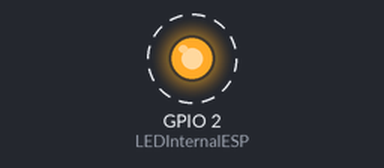
Recording of a sketch running on a simulated ESP32. On the bench: output pins drawn as LEDs (lit = HIGH). Dashed ring = blinking. WiFi joins after 1.5 s; servers stay silent unless stated; what the sketch prints to the serial monitor is not drawn.

Above: at 2.0 s.
Timing chart, 0 to 5.0 s (numbered marks = the images above):
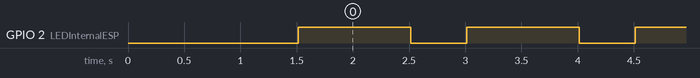

Measured:
- by itself, GPIO 2 (LEDInternalESP): alternates HIGH for 1.0 s and LOW for 0.50 s

The sketch:

WiFiClientESP.ino
```cpp
/*
    ESP Wifi client for ITSKedaireka Course
    Date Create: 11/25/2021
    Create by: Parametrik
*/


// #include <ESP8266WiFi.h>                                                           // Include library wifi client (ESP8266)
#include <WiFi.h>                                                                  // Include library wifi client (ESP32)
#define LEDInternalESP 2

const char* ssid     = "Parametrik RnD";
const char* password = "tabassam";

void setup()
{
    Serial.begin(9600);
    pinMode(LEDInternalESP, OUTPUT);
    delay(10);
    // We start by connecting to a WiFi network

    Serial.println();
    Serial.println();
    Serial.print("Connecting to ");
    Serial.println(ssid);

    WiFi.begin(ssid, password);

    while (WiFi.status() != WL_CONNECTED) {
        delay(500);
        Serial.print(".");
    }
    Serial.println("");
    Serial.println("WiFi Connected!");
    Serial.print("IP address: ");
    Serial.println(WiFi.localIP());
}

void loop(){
    if (WiFi.status() == WL_CONNECTED){
        digitalWrite(LEDInternalESP, HIGH);
        delay(1000);
        digitalWrite(LEDInternalESP, LOW);
        delay(500);
        Serial.println("Wifi Connected!");
    } else {
        digitalWrite(LEDInternalESP, LOW);
        Serial.println("Wifi Can't Connected!");
    }
}
```
